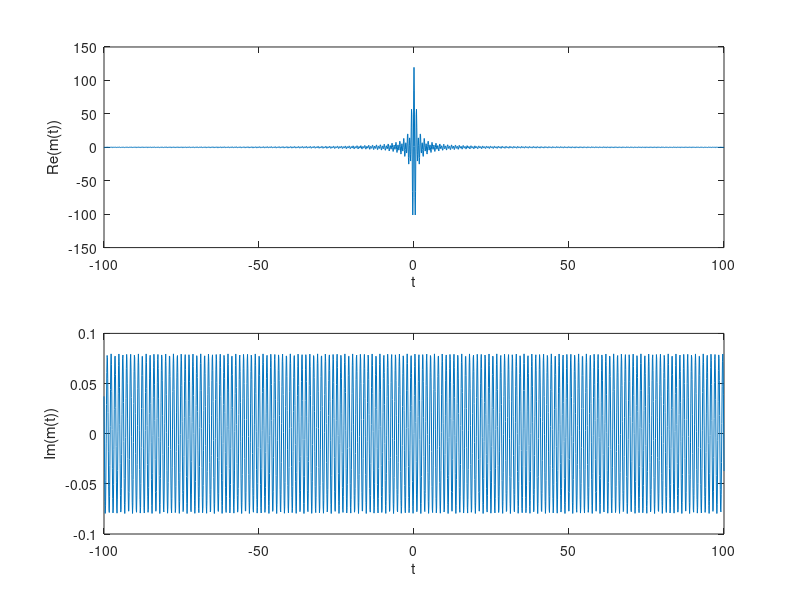

This chart was generated by the following MATLAB code:
G = @(w) (2).*(abs(w)>=5 & abs(w)<=10);
H = @(freq) (5*abs(freq)).*(abs(freq)<=20);
M = @(freq) G(freq).*H(freq);
w=-31.4:0.01:31.4;
t=-100:0.1:100;
for ii=1:length(t)

    m(ii)=trapz(w,(1/(2*pi))*M(w).*exp(j*w*t(ii)));

end




subplot (2,1,1)
%plot(w,abs(M(w)));
%xlabel ('w'); ylabel ('magnitude M(w)');
plot(t,real(m));
xlabel ('t'); ylabel ('Re(m(t))');


subplot (2,1,2)
%plot(w,angle(M(w)));
%xlabel ('w'); ylabel ('phase of M(w)');
plot(t,imag(m));
xlabel ('t'); ylabel ('Im(m(t))');


%w1 = -5*pi:.01:5*pi;
%XX = subs(X,w,w1);
%plot(w1,angle(XX));
%xlim([-5*pi 5*pi])
%title(' Phase of DTFT in 5 periods')